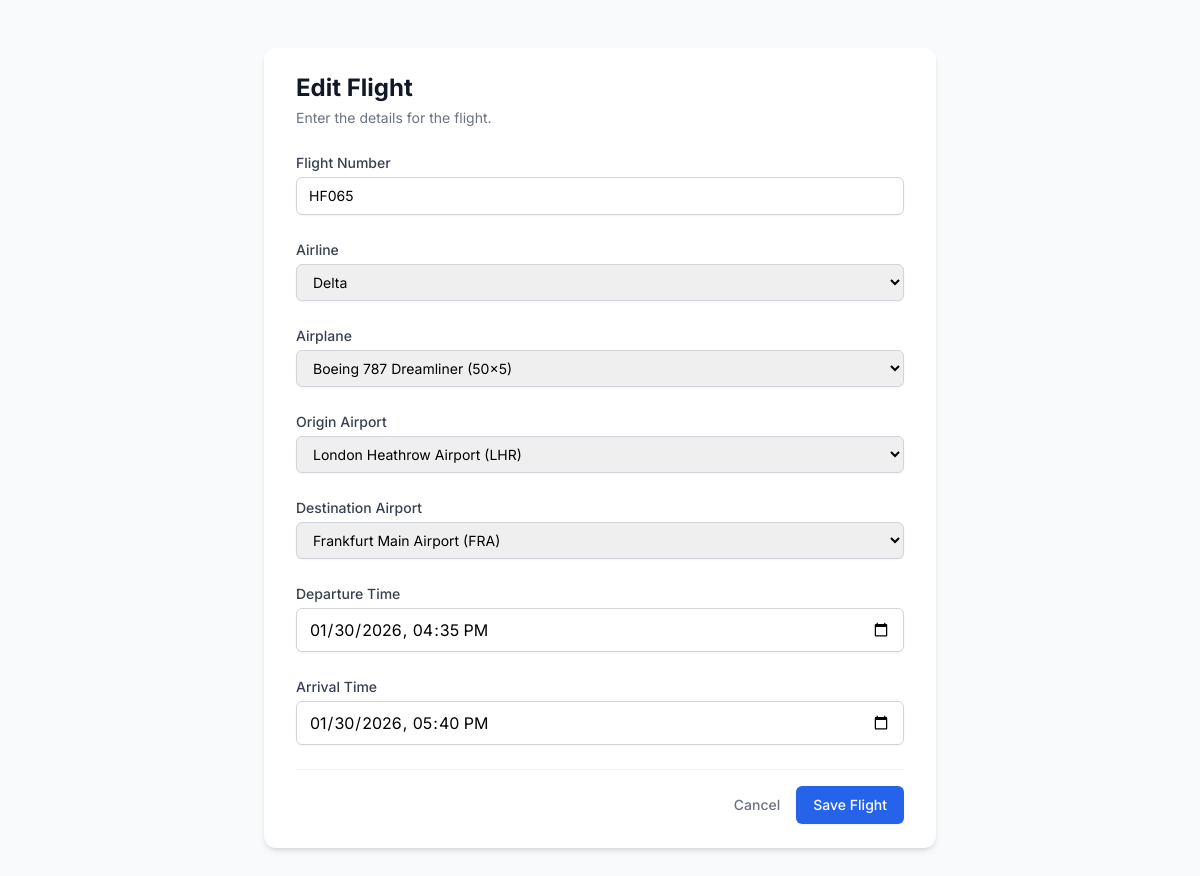
Before: /custom-admin/flights/7/edit/ with the older database file.
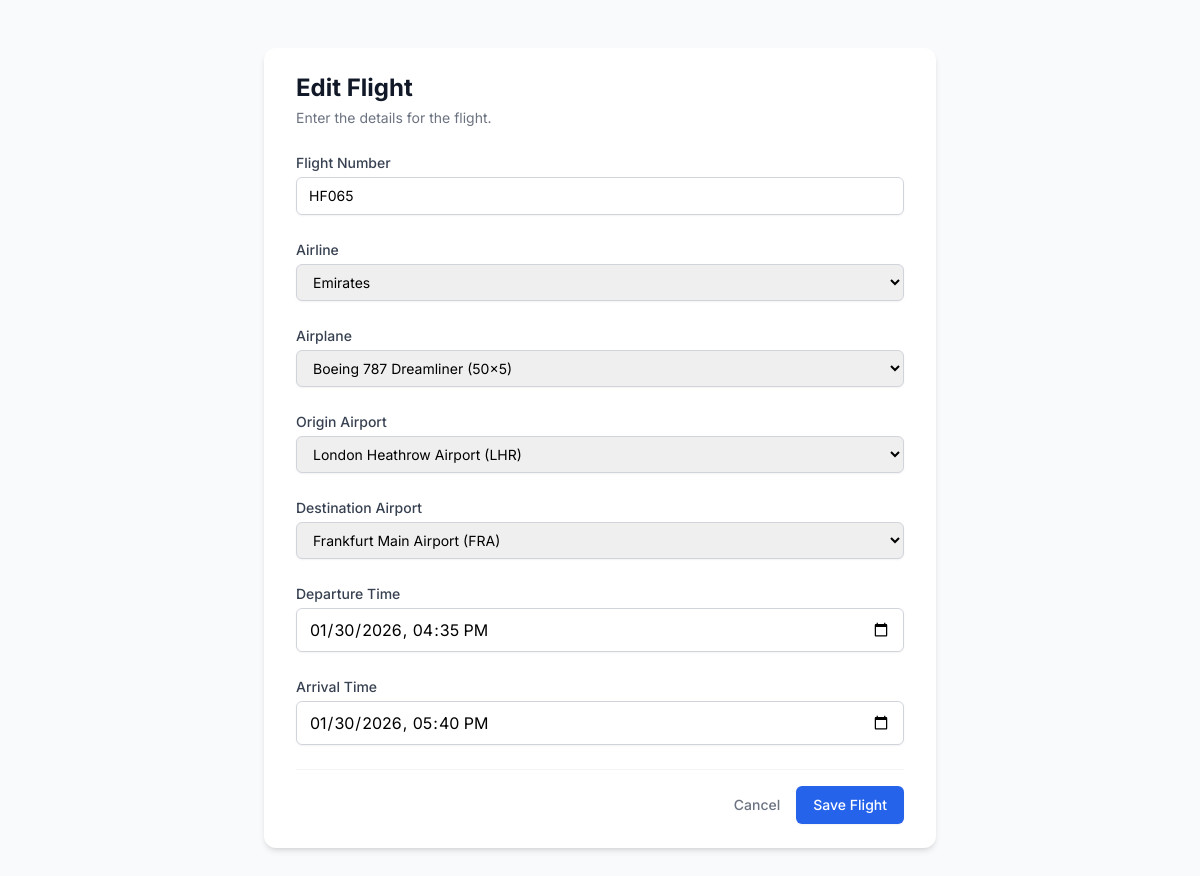
After: the same page with the newer database file.
### booking/models.py (models this page shows, shortened)
class Flight(models.Model):
    flight_number = models.CharField(max_length=10)
    airline = models.ForeignKey(
        Airline, on_delete=models.CASCADE, null=True, blank=True
    )
    airplane = models.ForeignKey(Airplane, on_delete=models.CASCADE)
    origin = models.ForeignKey(
        Airport, related_name="departures", on_delete=models.CASCADE
    )
    destination = models.ForeignKey(
        Airport, related_name="arrivals", on_delete=models.CASCADE
    )
    departure_time = models.DateTimeField()
    arrival_time = models.DateTimeField()
    price = models.DecimalField(max_digits=10, decimal_places=2, default=100.00)

### booking/admin_views.py (the view)
def flight_update(request, id):
    flight = get_object_or_404(Flight, id=id)
    form = FlightForm(request.POST or None, instance=flight)
    if form.is_valid():
        flight = form.save()
        messages.info(request, f"Flight {flight.flight_number} updated successfully!")
        return redirect("admin_flight_list")
    return render(
        request, "admin_panel/flight_form.html", {"form": form, "title": "Edit Flight"}
    )

### booking/models.py (called while the page is built)
    def __str__(self):
        return f"{self.name} ({self.code})"

    def __str__(self):
        return self.name

    def __str__(self):
        return f"{self.model} ({self.rows}x{self.columns})"

### booking/templates/admin_panel/flight_form.html (shortened to what this page needs)
<!DOCTYPE html>
<html>
<head>
    <script src="https://cdn.tailwindcss.com"></script>
</head>
<body class="bg-gray-50 min-h-screen py-12 px-4 sm:px-6 lg:px-8">
    <div class="max-w-md mx-auto bg-white rounded-xl shadow-md overflow-hidden md:max-w-2xl">
        <div class="px-8 py-6">
            <div class="mb-6">
                <h1 class="text-2xl font-bold text-gray-900">{{ title|default:"Create Flight" }}</h1>
                <p class="text-sm text-gray-500 mt-1">Enter the details for the flight.</p>
            </div>
            <form method="post" class="space-y-6">
                <div>
                    <label for="id_flight_number">Flight Number</label>
                    {{ form.flight_number }}
                </div>
                <div>
                    <label for="id_airline">Airline</label>
                    {{ form.airline }}
                </div>
                <div>
                    <label for="id_airplane">Airplane</label>
                    {{ form.airplane }}
                </div>
                <div>
                    <label for="id_origin">Origin Airport</label>
                    {{ form.origin }}
                </div>
                <div>
                    <label for="id_destination">Destination Airport</label>
                    {{ form.destination }}
                </div>
                <div>
                    <label for="id_departure_time">Departure Time</label>
                    <input type="datetime-local" name="departure_time" id="id_departure_time" value="{{ form.departure_time.value|date:'Y-m-d\TH:i' }}" required>
                </div>
                <div>
                    <label for="id_arrival_time">Arrival Time</label>
                    <input type="datetime-local" name="arrival_time" id="id_arrival_time" value="{{ form.arrival_time.value|date:'Y-m-d\TH:i' }}" required>
                </div>
                <div class="flex items-center justify-end space-x-4 mt-8 pt-4 border-t border-gray-100">
                    <a href="{% url 'admin_flight_list' %}" class="text-sm font-medium text-gray-500 hover:text-gray-700">
                        Cancel
                    </a>
                    <button type="submit" class="inline-flex justify-center py-2 px-4 border border-transparent shadow-sm text-sm font-medium rounded-md text-white bg-blue-600 hover:bg-blue-700 focus:outline-none focus:ring-2 focus:ring-offset-2 focus:ring-blue-500">
                        Save Flight
                    </button>
                </div>
            </form>
        </div>
    </div>
</body>
</html>

### booking/templates/admin_panel/flight_form.html (style rules this page uses)
body { font-family: 'Inter', sans-serif; }
form label { display: block; font-size: 0.875rem; font-weight: 500; color: #374151; margin-bottom: 0.25rem; }
form input, form select, form textarea { display: block; width: 100%; border-radius: 0.375rem; border-color: #d1d5db; border-width: 1px; padding: 0.5rem 0.75rem; box-shadow: 0 1px 2px 0 rgba(0, 0, 0, 0.05); }

Changed rows visible on the page:
changed Flight "HF065": airline "Delta" → "Emirates"
